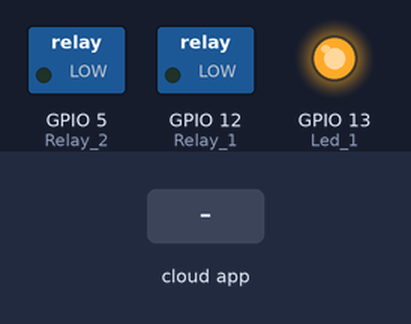
Bench run of a sketch on a simulated ESP8266 (NodeMCU). Parts: switched loads named in the sketch (green lamp = pin HIGH), output pins drawn as LEDs (lit = HIGH). The inputs (shaded band) are chosen by the test bench. WiFi joins after 1.5 s; servers stay silent unless stated; the Firebase database answers and starts empty; what the sketch prints to the serial monitor is not drawn.

Above: at 2.7 s.
2.8 s: the phone or cloud app sets salon1 to 1
At 6.3 s:
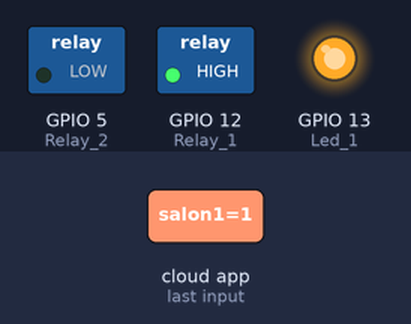
6.9 s: the phone or cloud app sets salon1 to 0
At 8.85 s:
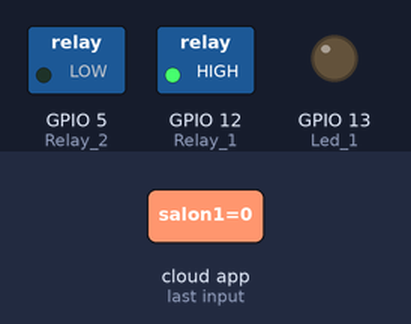
At 12.6 s:
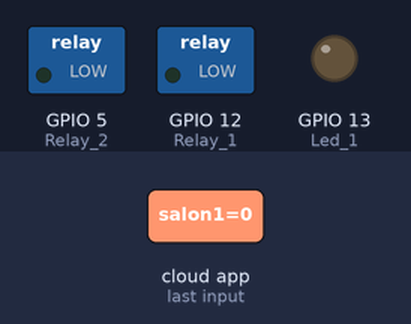
Timing chart, 0 to 16.5 s (numbered marks = the images above; inputs shaded):
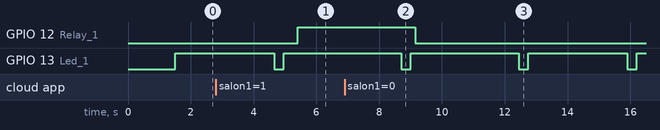

Measured:
- after the input at 2.8 s, GPIO 12 (Relay_1): LOW → HIGH after 2.6 s
- after the input at 6.9 s, GPIO 12 (Relay_1): HIGH → LOW after 2.3 s
- by itself, GPIO 13 (Led_1): alternates HIGH for 3.3 s and LOW for 0.30 s

The sketch:

sonoffdual.ino
```cpp
#include <ESP8266WiFi.h>
#include <FirebaseArduino.h>

#define Led_1 13
#define Relay_1 12
#define Relay_2 5

// Set these to run example.
#define FIREBASE_HOST "lamparas11.firebaseio.com"
#define FIREBASE_AUTH ""
#define WIFI_SSID "MOVISTAR_419C"
#define WIFI_PASSWORD "EkxzSLpNqDv7LS7n9qW4"

#define PARADO 0
#define SUBIENDO 1
#define BAJANDO 2

void setupWifi() {
 digitalWrite(Led_1, false);
 WiFi.begin(WIFI_SSID, WIFI_PASSWORD);
 Serial.print("connecting");
 while (WiFi.status() != WL_CONNECTED) {
   Serial.print(".");
   delay(500);
 }

 Serial.println();
 Serial.print("connected: ");
 Serial.println(WiFi.localIP());
  digitalWrite(Led_1, true);
}

void setup() {

 Serial.begin(115200);
 pinMode(Relay_1, OUTPUT);
 pinMode(Relay_2, OUTPUT);
 pinMode(Led_1, OUTPUT);

 digitalWrite(Relay_1, false);
 digitalWrite(Relay_2, false);
 digitalWrite(Led_1, true);

 setupWifi();

 Firebase.begin(FIREBASE_HOST, FIREBASE_AUTH);
}

int state = PARADO;
int new_state = PARADO;

void loop() {

 if (WiFi.status() != WL_CONNECTED) {
   setupWifi();
 }

 new_state = Firebase.getInt("/persianas/salon1");

 if (Firebase.failed())
 {
  Serial.print("setting number failed:");
  Serial.println(Firebase.error());
  ESP.reset();
 }

 if(new_state != state)
 {
    state = new_state;

    apagar();

    if(state == SUBIENDO){ subir(); }
    if(state == BAJANDO){ bajar(); }

 }

 // get value
 Serial.print("state: ");
 Serial.println(state);

 Serial.println("________________________");
 delay(3000);

 // Parpadeamos para saber que esta funcionando
 digitalWrite(Led_1, false);
 delay(300);
 digitalWrite(Led_1, true);
}

void apagar()
{
   digitalWrite(Relay_1, false);
   digitalWrite(Relay_2, false);
   delay(300);
}

void subir()
{
   digitalWrite(Relay_1, true);
   digitalWrite(Relay_2, false);
   delay(300);
}

void bajar()
{
   digitalWrite(Relay_1, false);
   digitalWrite(Relay_2, true);
   delay(300);
}
```
